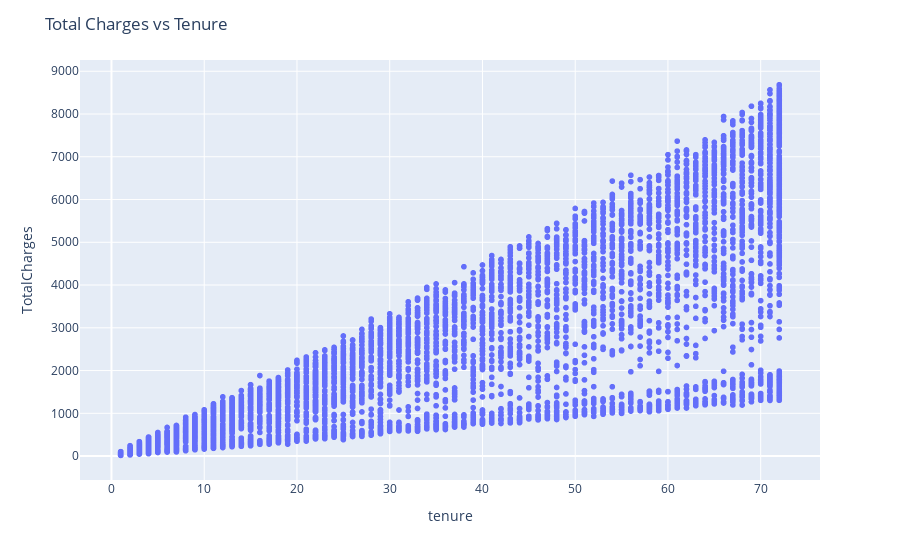

Here is the notebook cell this chart was saved with:
### Code cell
#Data Cleaning & Feature Engineering
#Cleans the dataset by dropping unnecessary columns, handling missing values, and visualizing relationships between key features.
# Drop unnecessary columns and handle missing values
df = df.drop('customerID', axis=1)
df['TotalCharges'] = pd.to_numeric(df['TotalCharges'], errors="coerce")

# Check and visualize missing values
plt.figure(figsize=(10, 6))
sns.heatmap(df.isnull())
plt.title("Null Values Heatmap")
plt.show()

print("Missing Values Count:")
print(df.isnull().sum())

# Handle missing values
df.drop(df[df['TotalCharges'].isnull()].index, inplace=True)
df.reset_index(drop=True, inplace=True)

# Visualize relationships between key features
# 1. Total Charges by Churn
plt.figure(figsize=(5, 5))
sns.barplot(data=df, y="TotalCharges", x="Churn")
plt.title("Total Charges by Churn Status")
plt.show()

# 2. Tenure vs Churn
plt.figure(figsize=(8, 5))
sns.barplot(data=df, x="tenure", y="Churn")
plt.title("Tenure vs Churn")
plt.show()

# 3. Total Charges vs Tenure
fig = px.scatter(df, y="TotalCharges", x="tenure")
fig.update_layout(title="Total Charges vs Tenure")
fig.show()

### Figure 1 — Plotly figure (JSON) as saved in the notebook; plotly's stock layout.template omitted (floating-point values rounded to 4 significant figures; data arrays with more than 128 entries replaced by an {"elided": "..."} marker saying what was removed)
{"data": [{"hovertemplate": "tenure=%{x}<br>TotalCharges=%{y}<extra></extra>", "legendgroup": "", "marker": {"color": "#636efa", "symbol": "circle"}, "mode": "markers", "name": "", "showlegend": false, "type": "scattergl", "x": {"elided": "7032 int values"}, "xaxis": "x", "y": {"elided": "7032 float values"}, "yaxis": "y"}], "layout": {"legend": {"tracegroupgap": 0}, "margin": {"t": 60}, "title": {"text": "Total Charges vs Tenure"}, "xaxis": {"anchor": "y", "domain": [0, 1], "title": {"text": "tenure"}}, "yaxis": {"anchor": "x", "domain": [0, 1], "title": {"text": "TotalCharges"}}}}
